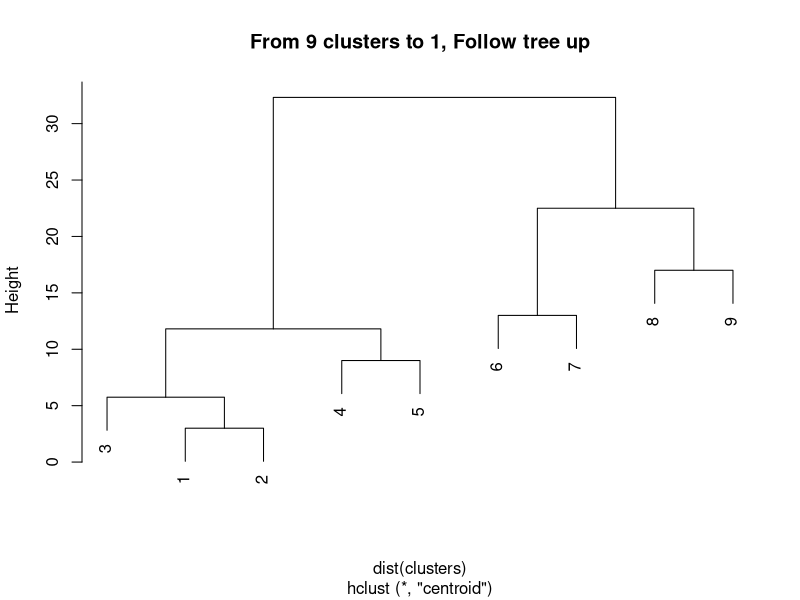
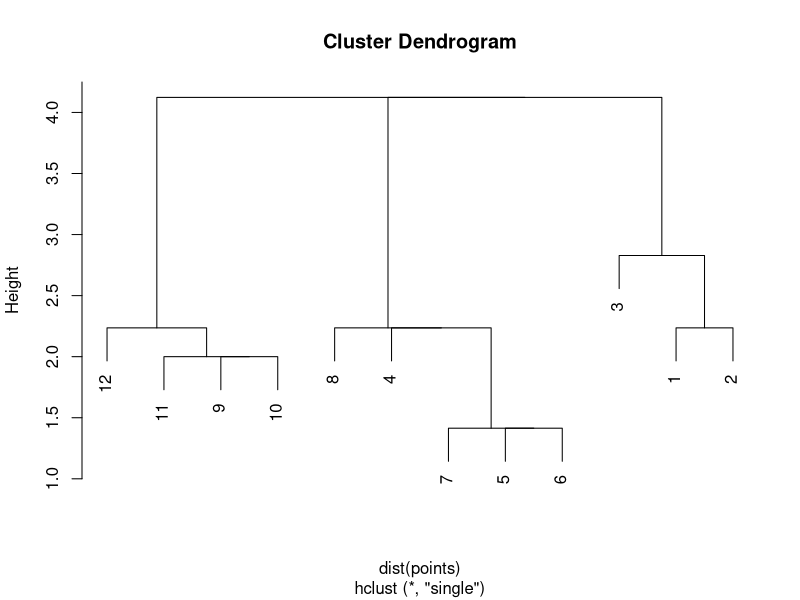
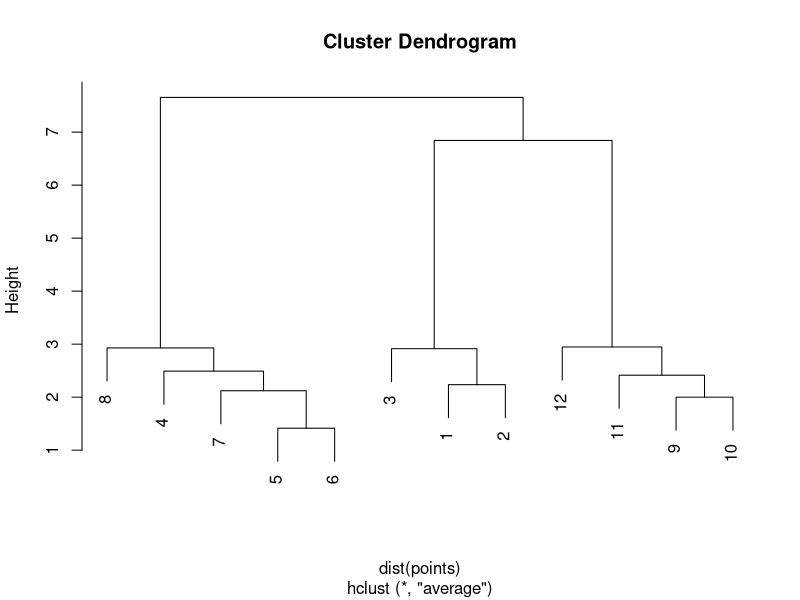

The R source for these figures, in order:
## ---- chunk 1
clusters <- list( c(1), c(4), c(9), c(16), c(25), c(36), c(49), c(64), c(81))

hc <- hclust(dist(clusters), "cen")
hc$merge

plot(hc, main = "From 9 clusters to 1, Follow tree up")

## ---- chunk 2
points <- c(2,2,3,4,5,2,9,3,12,3,11,4,10,5,12,6,6,8,4,8,4,10,7,10)
points <- matrix(points, nrow=12, ncol=2, byrow=TRUE)
points <- as.data.frame(points)

points

## ---- chunk 3
hc <- hclust(dist(points), "single")
plot(hc)
## ---- chunk 4
hc <- hclust(dist(points), "average")
plot(hc)
